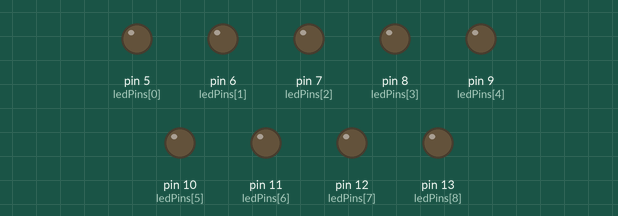
A sketch run on a simulated Arduino Uno, built with avr-gcc and run on an emulated ATmega328P. On the bench: output pins drawn as LEDs (lit = HIGH).

Above: at 0.3 s.
At 1.85 s:
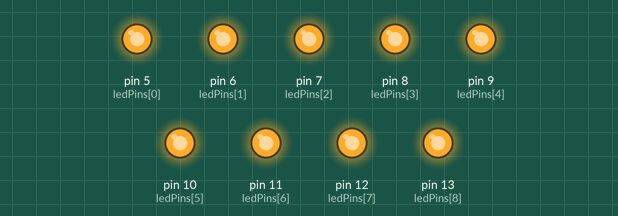
Timing chart, 0 to 3.0 s (numbered marks = the images above):
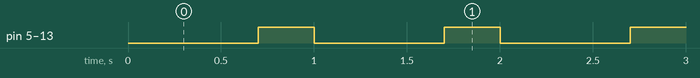

The sketch:

Cligno_AllLEDS.ino
```cpp
int nLeds = 9 ;
int ledPins[] = {5,6,7,8,9,10,11,12,13} ;
int i ;
int poul = 700;
void setup()
{
	for (i=0; i< nLeds; i++)
	{
		pinMode (ledPins[i], OUTPUT) ;
	}
}
void loop()
{
  for (i=0; i< nLeds ; i++)
  {
    digitalWrite (ledPins[i],LOW ); // allume

  }
  delay(poul);
  for (i=nLeds-1; i >= 0 ; i--)
  {
    digitalWrite (ledPins[i],HIGH); // eteint

  }
  delay (300) ;}
```

Measured:
- by itself, pin 5 (ledPins[0]), pin 6 (ledPins[1]), pin 7 (ledPins[2]), pin 8 (ledPins[3]), pin 9 (ledPins[4]), pin 10 (ledPins[5]), pin 11 (ledPins[6]), pin 12 (ledPins[7]), pin 13 (ledPins[8]): alternates HIGH for 0.30 s and LOW for 0.70 s
